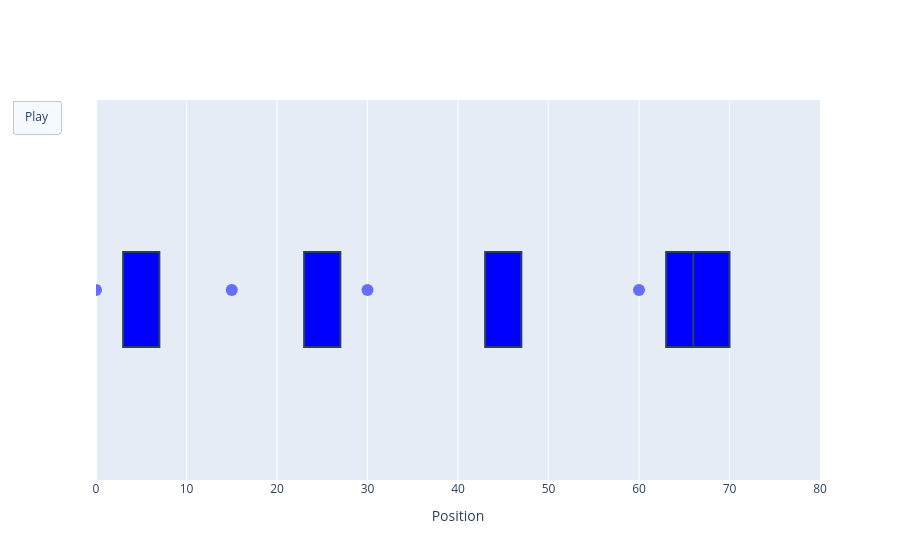

The cell this chart's notebook holds for it:
### Code cell
import plotly.graph_objects as go

# Example: list of position snapshots over time
# Each inner list = positions of balls at that timestep
positions_over_time = positions_Over_Time
print(positions_over_time)

num_balls = len(positions_over_time[0])

# Create frames
frames = []
for t, positions in enumerate(positions_over_time):
    frame = go.Frame(
        data=[
            go.Scatter(
                x=positions,
                y=[0]*num_balls,  # all balls on same horizontal line
                mode="markers",
                marker=dict(size=12)
            )
        ],
        name=str(t)
    )
    frames.append(frame)

# Initial figure
fig = go.Figure(
    data=[
        go.Scatter(
            x=positions_over_time[0],
            y=[0]*num_balls,
            mode="markers",
            marker=dict(size=12)
        )
    ],
    frames=frames
)

# Tegner andre figurer? 
fig.update_layout(
    shapes=[
        dict(
            type="rect",
            x0=pos-particleSize//2,
            x1=pos+particleSize//2,
            y0=-particleSize//2,
            y1=particleSize//2,
            fillcolor="blue"
        )
        for pos in positions
    ]
)

# Add play button
fig.update_layout(
    xaxis=dict(range=[0, L], title="Position"),
    yaxis=dict(range=[-10, 10], visible=False),
    updatemenus=[
        dict(
            type="buttons",
            buttons=[
                dict(
                    label="Play",
                    method="animate",
                    args=[None, {"frame": {"duration": 200, "redraw": True},
                                 "fromcurrent": True}]
                )
            ]
        )
    ]
)

fig.show()

### Figure 1 — Plotly figure (JSON) as saved in the notebook; plotly's stock layout.template omitted (floating-point values rounded to 4 significant figures)
{"data": [{"marker": {"size": 12}, "mode": "markers", "type": "scatter", "x": [0, 15, 30, 45, 60], "y": [0, 0, 0, 0, 0]}], "layout": {"shapes": [{"fillcolor": "blue", "type": "rect", "x0": 23, "x1": 27, "y0": -3, "y1": 2}, {"fillcolor": "blue", "type": "rect", "x0": 43, "x1": 47, "y0": -3, "y1": 2}, {"fillcolor": "blue", "type": "rect", "x0": 63, "x1": 67, "y0": -3, "y1": 2}, {"fillcolor": "blue", "type": "rect", "x0": 66, "x1": 70, "y0": -3, "y1": 2}, {"fillcolor": "blue", "type": "rect", "x0": 3, "x1": 7, "y0": -3, "y1": 2}], "updatemenus": [{"buttons": [{"args": [null, {"frame": {"duration": 200, "redraw": true}, "fromcurrent": true}], "label": "Play", "method": "animate"}], "type": "buttons"}], "xaxis": {"range": [0, 80], "title": {"text": "Position"}}, "yaxis": {"range": [-10, 10], "visible": false}}}
